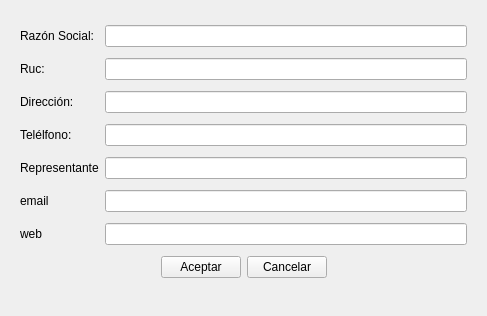
<?xml version="1.0" encoding="UTF-8"?>
<ui version="4.0">
 <class>ui_agregar_empresa</class>
 <widget class="QWidget" name="ui_agregar_empresa">
  <property name="geometry">
   <rect>
    <x>0</x>
    <y>0</y>
    <width>487</width>
    <height>316</height>
   </rect>
  </property>
  <property name="windowTitle">
   <string>Form</string>
  </property>
  <widget class="QWidget" name="layoutWidget">
   <property name="geometry">
    <rect>
     <x>20</x>
     <y>20</y>
     <width>447</width>
     <height>270</height>
    </rect>
   </property>
   <layout class="QGridLayout" name="gridLayout">
    <item row="8" column="0" colspan="2">
     <layout class="QHBoxLayout" name="horizontalLayout">
      <item>
       <spacer name="horizontalSpacer_2">
        <property name="orientation">
         <enum>Qt::Horizontal</enum>
        </property>
        <property name="sizeHint" stdset="0">
         <size>
          <width>40</width>
          <height>20</height>
         </size>
        </property>
       </spacer>
      </item>
      <item>
       <widget class="QPushButton" name="pushButton_accept">
        <property name="text">
         <string>Aceptar</string>
        </property>
       </widget>
      </item>
      <item>
       <widget class="QPushButton" name="pushButton_cancel">
        <property name="text">
         <string>Cancelar</string>
        </property>
       </widget>
      </item>
      <item>
       <spacer name="horizontalSpacer">
        <property name="orientation">
         <enum>Qt::Horizontal</enum>
        </property>
        <property name="sizeHint" stdset="0">
         <size>
          <width>40</width>
          <height>20</height>
         </size>
        </property>
       </spacer>
      </item>
     </layout>
    </item>
    <item row="0" column="1">
     <widget class="QLineEdit" name="lineEdit_raz_social"/>
    </item>
    <item row="3" column="1">
     <widget class="QLineEdit" name="lineEdit_telefono"/>
    </item>
    <item row="7" column="0">
     <widget class="QLabel" name="label_7">
      <property name="text">
       <string>web</string>
      </property>
     </widget>
    </item>
    <item row="2" column="1">
     <widget class="QLineEdit" name="lineEdit__direccion"/>
    </item>
    <item row="4" column="1">
     <widget class="QLineEdit" name="lineEdit_representante"/>
    </item>
    <item row="0" column="0">
     <widget class="QLabel" name="label_2">
      <property name="text">
       <string>Razón Social:</string>
      </property>
     </widget>
    </item>
    <item row="1" column="1">
     <widget class="QLineEdit" name="lineEdit__ruc"/>
    </item>
    <item row="5" column="0">
     <widget class="QLabel" name="label_6">
      <property name="text">
       <string>email</string>
      </property>
     </widget>
    </item>
    <item row="3" column="0">
     <widget class="QLabel" name="label_5">
      <property name="text">
       <string>Telélfono:</string>
      </property>
     </widget>
    </item>
    <item row="5" column="1">
     <widget class="QLineEdit" name="lineEdit_email"/>
    </item>
    <item row="1" column="0">
     <widget class="QLabel" name="label_3">
      <property name="text">
       <string>Ruc:</string>
      </property>
     </widget>
    </item>
    <item row="2" column="0">
     <widget class="QLabel" name="label_4">
      <property name="text">
       <string>Dirección:</string>
      </property>
     </widget>
    </item>
    <item row="4" column="0">
     <widget class="QLabel" name="label">
      <property name="text">
       <string>Representante</string>
      </property>
     </widget>
    </item>
    <item row="7" column="1">
     <widget class="QLineEdit" name="lineEdit_web"/>
    </item>
   </layout>
  </widget>
 </widget>
 <resources/>
 <connections/>
</ui>
